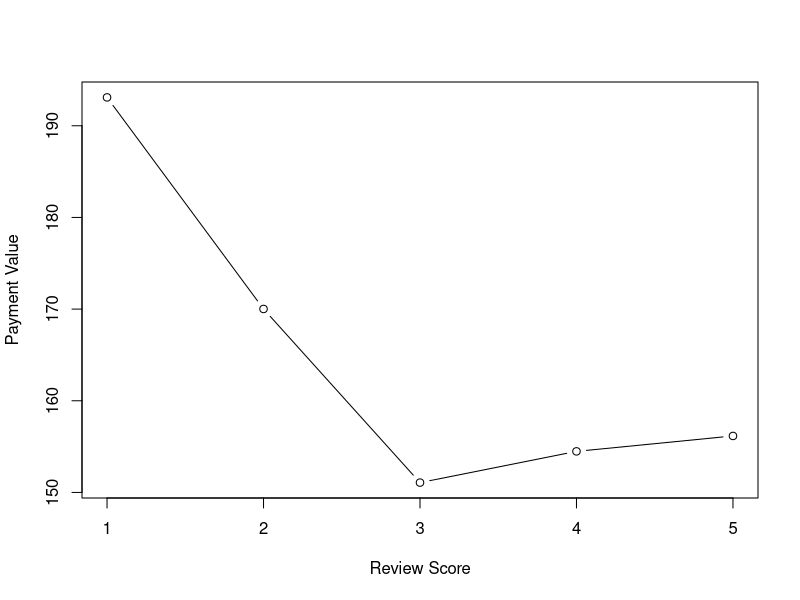
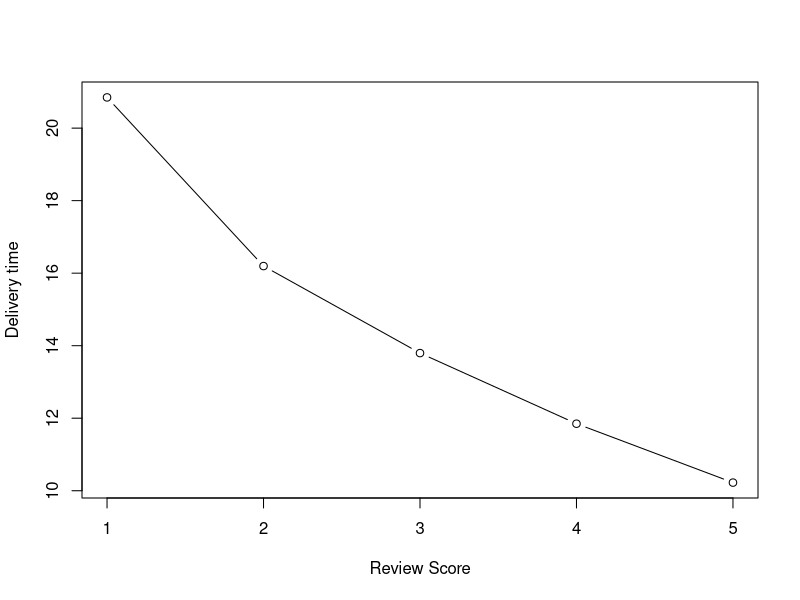

The R script that drew these images, in order:
library(gplots)
score <- read.csv('score.csv')

# 为什么不用plotmeans画C.I.：样本量太大，C.I.被近似成0
# 评分受订单金额影响吗
attach(score)
table(review_score)
mean3 <- aggregate(payment_value ~ review_score, FUN = mean)
mean3
aggregate(payment_value, by = list(review_score),FUN = sd)
fit3 <- aov(payment_value ~ review_score)
summary(fit3)

plot(mean3$payment_value, type = "b", pch = 1, xaxt = "n", 
     xlab = "Review Score", ylab = "Payment Value",
     main = " ")
axis(1, at = 1:length(mean3$review_score), labels = mean3$review_score)
detach(score)

# Linear Model--------significant but not linear relationship
cor(score$review_score, score$payment_value)
ModelValue <- lm(review_score ~ payment_value, data = score)
summary(ModelValue)



# 评分受收货时间影响吗
attach(score)
table(review_score)
mean4 <- aggregate(deliver_time, by = list(review_score), FUN = mean)
mean4
aggregate(deliver_time, by = list(review_score), FUN = sd)
fit4 <- aov(deliver_time ~ review_score)
summary(fit4)
mean4 <- aggregate(deliver_time ~ review_score, FUN = mean)

plot(mean4$deliver_time, type = "b", pch = 1, xaxt = "n", 
     xlab = "Review Score", ylab = "Delivery time",
     main = " ")
axis(1, at = 1:length(mean4$review_score), labels = mean4$review_score)
detach(score)

# Linear Model-------------importance of deliver!
cor(score$review_score, score$deliver_time)
ModelTime <- lm(review_score ~ deliver_time, data = score)
summary(ModelTime)




# 评分对复购的影响
score_reorder <- read.csv('score_reorder.csv')
Model <- lm(score_reorder$count ~ score_reorder$review_score)
summary(Model)
